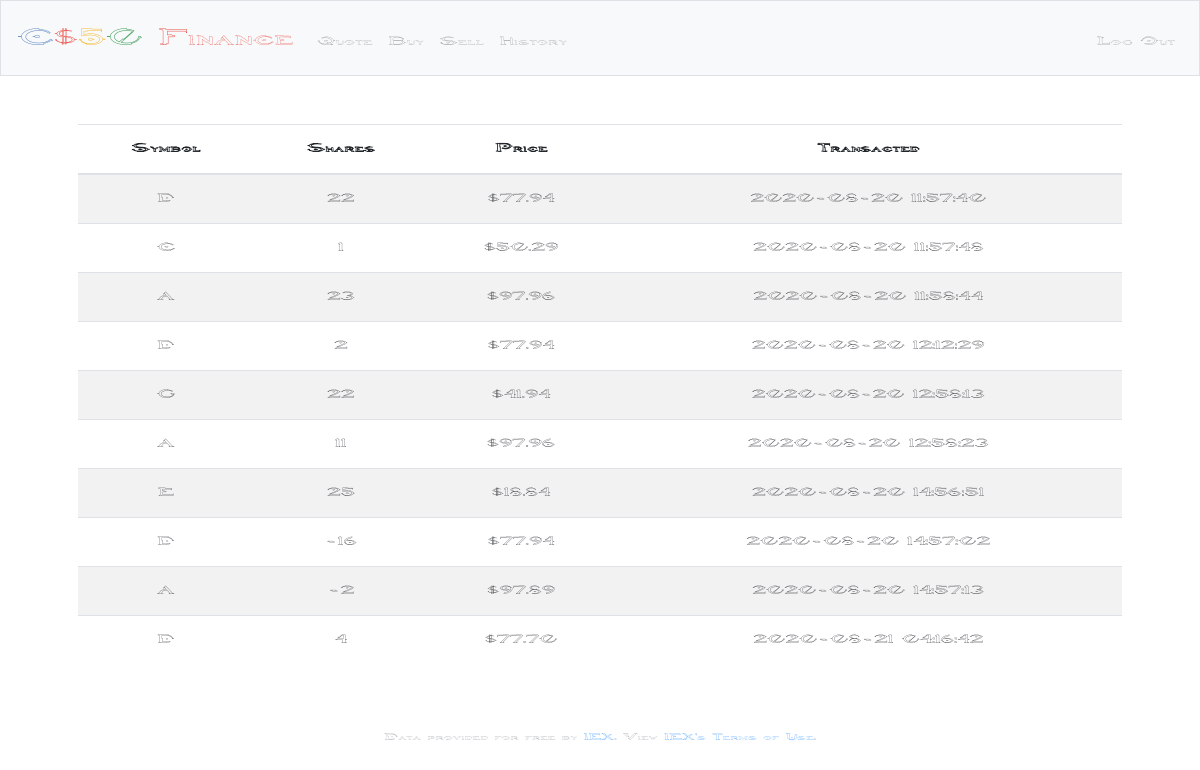
The app's page /history (signed in) with its own data.
### tables this page shows
CREATE TABLE 'transaction_history'
(
'transaction_id' INTEGER PRIMARY KEY AUTOINCREMENT NOT NULL,
'user_id' INTEGER NOT NULL,
'transaction_type' TEXT NOT NULL,
'transaction_price' TEXT NOT NULL,
'transaction_amount' INTEGER NOT NULL,
'transaction_timestamp' TEXT NOT NULL,
'stock_symbol' TEXT NOT NULL,
FOREIGN KEY('user_id') REFERENCES 'users'('id')
);

### pset8/finance/application.py (the view)
@app.route("/history")
@login_required
def history():
    rows = db.execute("SELECT * FROM transaction_history WHERE user_id = :user_id",
                       user_id = session['user_id'])
    row_list = []
    for row in rows:
        single_row = {}
        single_row['symbol'] = row['stock_symbol']
        single_row['shares'] = row['transaction_amount']
        single_row['price'] = usd(float(row['transaction_price']))
        single_row['transacted'] = row['transaction_timestamp']
        row_list.append(single_row)
    return render_template("history.html", transaction_rows = row_list)

### pset8/finance/application.py (called while the page is built)
@app.after_request
def after_request(response):
    response.headers["Cache-Control"] = "no-cache, no-store, must-revalidate"
    response.headers["Expires"] = 0
    response.headers["Pragma"] = "no-cache"
    return response

### pset8/finance/helpers.py (called while the page is built)
def login_required(f):
    @wraps(f)
    def decorated_function(*args, **kwargs):
        if session.get("user_id") is None:
            return redirect("/login")
        return f(*args, **kwargs)
    return decorated_function

def usd(value):
    return f"${value:,.2f}"

### pset8/finance/templates/history.html (shortened to what this page needs)
{% extends "layout.html" %}
{% block main %}
    <table class = "table table-striped">
        <thead>
            <tr>
                <th> Symbol </th>
                <th> Shares </th>
                <th> Price </th>
                <th> Transacted </th>
            </tr>
        </thead>
        <tbody>
            {% for row in transaction_rows %}
                <tr>
                    <td> {{ row['symbol'] }} </td>
                    <td> {{ row['shares'] }} </td>
                    <td> {{ row['price'] }} </td>
                    <td> {{ row['transacted'] }} </td>
                </tr>
            {% endfor %}
        </tbody>
    </table>
{% endblock %}

### pset8/finance/templates/layout.html (shortened to what this page needs)
<!DOCTYPE html>
<html lang="en">
    <head>
        <link href="https://maxcdn.bootstrapcdn.com/bootstrap/4.1.3/css/bootstrap.min.css" rel="stylesheet">
        <link href="/static/styles.css" rel="stylesheet">
    </head>
    <body>
        <nav class="navbar navbar-expand-md navbar-light bg-light border">
            <a class="navbar-brand" href="/"><span class="blue">C</span><span class="red">$</span><span class="yellow">5</span><span class="green">0</span> <span class="red">Finance</span></a>
            <div class="collapse navbar-collapse" id="navbar">
                {% if session.user_id %}
                    <ul class="navbar-nav mr-auto mt-2">
                        <li class="nav-item"><a class="nav-link" href="/quote">Quote</a></li>
                        <li class="nav-item"><a class="nav-link" href="/buy">Buy</a></li>
                        <li class="nav-item"><a class="nav-link" href="/sell">Sell</a></li>
                        <li class="nav-item"><a class="nav-link" href="/history">History</a></li>
                    </ul>
                    <ul class="navbar-nav ml-auto mt-2">
                        <li class="nav-item"><a class="nav-link" href="/logout">Log Out</a></li>
                    </ul>
                {% else %}
                    <ul class="navbar-nav ml-auto mt-2">
                        <li class="nav-item"><a class="nav-link" href="/register">Register</a></li>
                        <li class="nav-item"><a class="nav-link" href="/login">Log In</a></li>
                    </ul>
                {% endif %}
            </div>
        </nav>
        <main class="container p-5">
            {% block main %}{% endblock %}
        </main>
        <footer class="small text-center text-muted">
            Data provided for free by <a href="https://iextrading.com/developer">IEX</a>. View <a href="https://iextrading.com/api-exhibit-a/">IEX’s Terms of Use</a>.
        </footer>
    </body>
</html>

### pset8/finance/static/styles.css (style rules this page uses)
nav .navbar-brand { font-size: xx-large; }
nav .navbar-brand .blue { color: #537fbe; }
nav .navbar-brand .red { color: #ea433b; }
nav .navbar-brand .yellow { color: #f5b82e; }
nav .navbar-brand .green { color: #2e944b; }
main { overflow-x: auto; text-align: center; }
body { font-family: 'halo_outlineregular'; }

### records on screen
transaction_history: symbol "D", shares "22", price "$77.94", transacted "2020-08-20 11:57:40"
transaction_history: symbol "C", shares "1", price "$50.29", transacted "2020-08-20 11:57:48"
transaction_history: symbol "A", shares "23", price "$97.96", transacted "2020-08-20 11:58:44"
transaction_history: symbol "D", shares "2", price "$77.94", transacted "2020-08-20 12:12:29"
transaction_history: symbol "G", shares "22", price "$41.94", transacted "2020-08-20 12:58:13"
transaction_history: symbol "A", shares "11", price "$97.96", transacted "2020-08-20 12:58:23"
transaction_history: symbol "E", shares "25", price "$18.84", transacted "2020-08-20 14:56:51"
transaction_history: symbol "D", shares "-16", price "$77.94", transacted "2020-08-20 14:57:02"
transaction_history: symbol "A", shares "-2", price "$97.89", transacted "2020-08-20 14:57:13"
transaction_history: symbol "D", shares "4", price "$77.70", transacted "2020-08-21 04:16:42"
